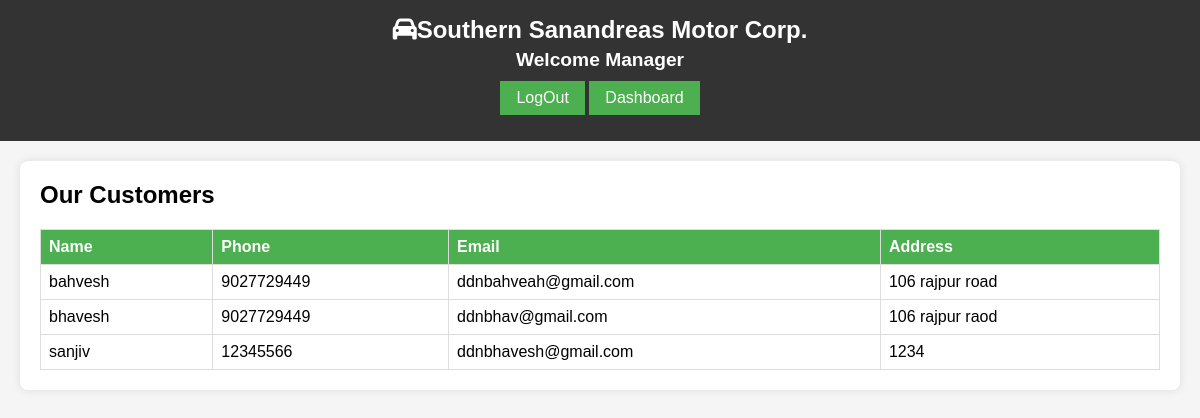
The page /viewcustomer on the database its author committed.
### carshowroom/models.py (models this page shows)
class Customer(models.Model):
    name=models.CharField(max_length=100)
    phone=models.IntegerField()
    email=models.CharField(max_length=50)
    address=models.CharField(max_length=200)

### carshowroom/views.py (the view)
# urls.py: path('viewcustomer', views.viewcustomer, name='viewcustomer'),
def viewcustomer(request):
    cust=list(Customer.objects.all())   #Cars.objects.filter(make='hyundai')
    dic={'cust':cust}
    print(dic)
    return render(request, 'viewcustomer.html', dic)

### template/viewcustomer.html (shortened to what this page needs)
{% load static %}
<!DOCTYPE html>
<html lang="en">
<head>
    <link rel="stylesheet" href="https://cdnjs.cloudflare.com/ajax/libs/font-awesome/6.4.0/css/all.min.css">
    <link rel="stylesheet" type="text/css" href="{% static 'viewinventory.css' %}">
</head>
<body>
    <header>
        <h1><i class="fas fa-car"></i>Southern Sanandreas Motor Corp.</h1>
        <h2>Welcome Manager</h2>
        <a href="{% url 'logout' %}" class="btn">LogOut</a>
        <a href="{% url 'admindashboard' %}" class="btn">Dashboard</a>
    </header>
    <main>
        <div class="content-container">
            <h2>Our Customers</h2>
            <table>
                <thead>
                    <tr>
                        <th>Name</th>
                        <th>Phone</th>
                        <th>Email</th>
                        <th>Address</th>
                    </tr>
                </thead>
                <tbody>
                    {% for cust in cust %}
                        <tr>
                            <td>{{ cust.name }}</td>
                            <td>{{ cust.phone }}</td>
                            <td>{{ cust.email }}</td>
                            <td>{{ cust.address }}</td>
                        </tr>
                    {% endfor %}
                </tbody>
            </table>
        </div>
    </main>
</body>
</html>

### static/viewinventory.css (style rules this page uses)
* { margin: 0; padding: 0; box-sizing: border-box; }
body { font-family: 'Arial', sans-serif; background-color: #f5f5f5; }
header { background-color: #333; color: #fff; padding: 1em; text-align: center; }
header h1 { font-size: 1.5em; }
header h2 { font-size: 1.2em; margin-top: 5px; }
.btn { background-color: #4CAF50; color: white; padding: 8px 16px; text-align: center; text-decoration: none; display: inline-block; font-size: 16px; margin: 10px 0; cursor: pointer; }
main { margin: 20px; }
.content-container { background-color: #fff; padding: 20px; border-radius: 8px; box-shadow: 0 0 10px rgba(0, 0, 0, 0.1); }
table { width: 100%; border-collapse: collapse; margin-top: 20px; }
th, td { border: 1px solid #ddd; padding: 8px; text-align: left; }
th { background-color: #4CAF50; color: white; }
.content-container table { width: 100%; border-collapse: collapse; }
.content-container th, .content-container td { border: 1px solid #ddd; padding: 8px; text-align: left; }

### rows shown on the page
Customer: name "bahvesh", phone "9027729449", email "ddnbahveah@gmail.com", address "106 rajpur road"
Customer: name "bhavesh", phone "9027729449", email "ddnbhav@gmail.com", address "106 rajpur raod"
Customer: name "sanjiv", phone "12345566", email "ddnbhavesh@gmail.com", address "1234"
